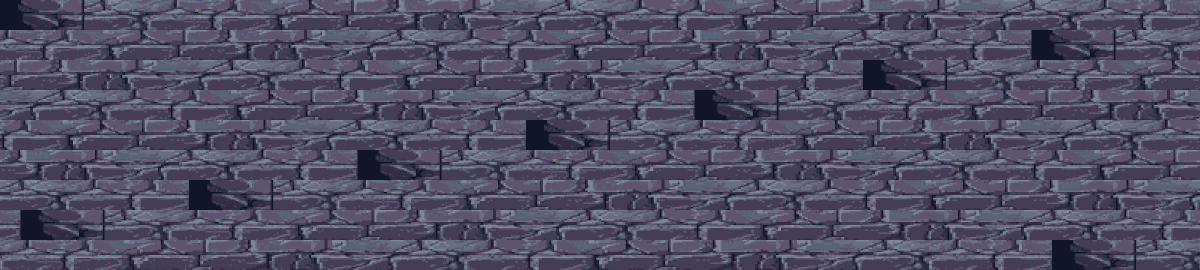
#> input picture art/scene/terrain_ai_ground.png, 2400 x 540 px (shown at 1/2 size)
$ python make_scene_art.py
#> lines starting #> are read from the running program, lines starting #| are printed output that depends on the picture
"""场景美术生成器：把灰盒替换成有氛围的夜景。

## 设计思路

灰盒的问题是「所有东西都在同一个平面上」——地形是一块灰，背景是一块深蓝，
角色贴在中间，没有纵深、没有光源、没有材质。

这里按**三层大气透视**来重建：

  远景（sky）      夜空渐变 + 月亮 + 三层远山剪影，越远越暗越偏蓝
  中景（terrain）  石台有顶面/立面两级明暗 + 石块纹理 + 苔藓覆盖
  近景（deco）     草丛、紫藤垂挂、灯笼

## 关键约束（来自 docs/02-像素美术规范.md）

  · 28 色硬上限，只能从主色板取色，不许自己加色
  · 禁用纯黑描边，用 #12142A（最暗的夜色）
  · 抖动只允许用在大面积渐变（天空/远景），前景一律纯色块
  · 光源统一从左上

输出：art/scene/*.png
"""

import math
import os
import random
import sys

# 瓦片砌块器（side_guides 18 配置语义的通用封装）
sys.path.insert(0, os.path.dirname(os.path.abspath(__file__)))
import tile_box as TB  # noqa: E402

from PIL import Image

ROOT = os.path.dirname(os.path.dirname(os.path.abspath(__file__)))
OUT = os.path.join(ROOT, "art", "scene")

# ── 主色板（严格取自 docs/02-像素美术规范.md）──
P = {
    # ── 墨与夜（4）──
    "ink":      "#12142A",   # 01 最暗：描边
    "night_far":  "#1B2244",  # 02 夜色远
    "night_mid":  "#2A3A63",  # 03 夜色中
    "night_near": "#3D5385",  # 04 夜色近

    # ── 月与光（2）──
    "moon_hi":  "#8FD3E8",   # 05 月光高光
    "moon":     "#D8F0F8",   # 06 月白

    # ── 石与土（4）──
    "stone_hi": "#7B8699",   # 07 石亮（顶面受光）
    "stone":    "#5A6478",   # 08 石中（立面）
    "stone_dk": "#394051",   # 09 石暗（阴影/砖缝）
    # 深处岩体：**比 stone_dk 更暗，但不是 ink**。
    # ink 是描边色，大面积填会看起来像“未完成的洞”。
    "rock_deep": "#2A2C42",  # 深处岩体
    "ear":      "#3D3348",   # 10 泥土

    # ── 苔与草（4）──
    "moss_hi":  "#6E9A6B",   # 11 苔亮
    "moss":     "#4A6B4F",   # 12 苔中
    "moss_dk":  "#2E4634",   # 13 苔暗
    "grass":    "#5A8A5E",   # 14 草（比苔更黄一点）

    # ── 紫藤（3）──
    "wist_hi":  "#A98FD6",   # 15
    "wist":     "#7A5FA8",   # 16
    "wist_dk":  "#4F3D74",   # 17

    # ── 灯笼/暖光（3）──
    "lant_hi":  "#FFE9A8",   # 18
    "lant":     "#FFC46B",   # 19
    "lant_dk":  "#E0913F",   # 20

    # ── 空气透视（2）：越远的山越接近这两个色 ──
    "haze_far":  "#5A4A72",  # 21 远山薄雾
    "haze_near": "#6E5580",  # 22 近山薄雾

    # ── 黄昏（4）：教程关的暖调，替换夜色/山色 ──
    # （**全部落在 28 色板内**：artqa palette 锁逐色检查，
    #  旧 dusk_* 四色 delta 15~46 全部越界，scene/sky 的 style 被扣到 0.11）
    "dusk_sky":  "#7A5FA8",  # 23 暮色紫（=13_wisteria）
    "dusk_glow": "#FFB8D0",  # 24 霞光（=27_petal，粉阶）
    "dusk_mtn":  "#4F3D74",  # 25 暮山（=14_wisteria_d）
    "dusk_mtn_dk": "#4F3D74",  # 26 暮山暗（同上，山影合并为一档）

    # ── 花瓣（2）：风的可视化 ──
    "petal":    "#FFB8D0",   # 27
    "petal_dk": "#D98BA8",   # 28
}


# 树下/草根处的阴影色
SHADOW = "#1A1526"

# 4×4 Bayer 有序抖动矩阵（模块级：天空、月亮光晕、灯笼光晕都要用）
BAYER = [[0, 8, 2, 10], [12, 4, 14, 6], [3, 11, 1, 9], [15, 7, 13, 5]]

ROOM_W, ROOM_H = 2400, 540

# 教程关与主关卡的分界点（世界坐标 x）
TUTORIAL_END = 1560

# 教程关用黄昏暖调，主关卡保持深夜冷调 —— 色调差暗示"出发"vs"抵达"
# 黄昏配色。
# **必须比夜色明显亮**：第一版用了偏暗的紫，截图出来和主关卡几乎没区别，
# 玩家感受不到"这是另一个地方"。整体提亮 + 加橙调。
DUSK = {
    "sky_far":  P["dusk_mtn_dk"],   # 暮色远
    "sky_mid":  P["dusk_sky"],      # 暮色中
    "sky_near": P["dusk_glow"],     # 暮色近（霞光）
    "mtn_far":  P["dusk_mtn_dk"],
    "mtn_mid":  P["dusk_mtn"],
    "mtn_near": P["dusk_sky"],
    "sun":      P["lant"],
    "sun_hi":   P["lant_hi"],
}
# **把黄昏色登记进主色板**。
#
# 必要原因：DUSK 里最早是裸十六进制，天空/远山直接用 hex_rgb() 画，
# 绕过了 P —— 结果场景用色统计到 31~33 色，超出 28 色硬上限。
# 登记之后它们就是合法调色板成员。
for _dk, _dv in list(DUSK.items()):
    if not any(_existing.lower() == _dv.lower() for _existing in P.values()):
        P["dusk_" + _dk] = _dv

GROUND_Y = 480          # 地面顶部（与 SOLIDS 一致）


# AI 地形贴图（延迟加载）。缺失时为 None，退回原色阶逻辑。
_AI_TERRAIN = None


def _load_ai_terrain():
    """加载 AI 地形贴图（2400x540 全幅），返回 Image 或 None。

    ## 这张图干什么用

    原来地形是**纯色阶平涂**，实测最大单色占 52.1%、前 3 色合计 86.8%。
    AI 评审直接判「大面积灰蓝纯色块，缺少土/石纹理」，53 分。

    这张图由 tools/fix_ai_terrain_ground.py 从 AI 生成的
    地形带处理而来：1/8 缩像素、28 色量化、岩体段纵向循环 +
    每段横向偏移。它有真实的石缝、裂缝、土石过渡。
    """
    global _AI_TERRAIN
    path = os.path.join(ROOT, "art", "scene", "terrain_ai_ground.png")
    if not os.path.exists(path):
        print("  提示：没有 AI 地形贴图，退回色阶逻辑")
        _AI_TERRAIN = None
        return None
    _AI_TERRAIN = Image.open(path).convert("RGBA")
    print(f"  AI 地形贴图 {_AI_TERRAIN.size}")
    return _AI_TERRAIN


def hx(key, a=255):
    h = P[key].lstrip("#")
    return (int(h[0:2], 16), int(h[2:4], 16), int(h[4:6], 16), a)


# [48 lines left out: functions hex_rgb, _ridge_color, not called in this run]
def make_sky():
    """夜空 + 远山。

    ## 这一版为什么重做

    用户反馈「背景跟风格有点不搭配，月亮跟草地对味了」。
    月亮和草的特点是**小而精致**（有描边、有 2~3 级明暗、轮廓清晰），
    而山是**巨大而平坦**（撑满画面的 67%，每层只有 1~2 个纯色）。

    具体三个问题：

    1. **山太大**：基准高度 300~424，相机可见区间才 y=270~540，
       等于整块画面都是山，没有"天空"的呼吸感。
    2. **天空抖动太吵**：可视角内的渐变用 4×4 Bayer，但相邻两色
       明度差太大，抖动出来是可见噪点，像静态雪花。
       月亮周围明明是干净的，两者放一起就割裂。
    3. **原来的"山体色块扰动"是空操作**：写的是 px[x,yy] = color，
       而那里本来就是 color，整段代码什么也没做。

    ## 这版的做法

    · **天空以纯色为主，只有靠近地平线的一条窄带做抖动渐变**
      → 大面积干净，噪点消失，和月亮的干净感一致
    · **山整体下压**（340/378/412），留出上方 1/3 干净天空
    · **山脊加锯齿**（原来的纯正弦太圆滑，像布不是山）
    · **最近一层山脊加远景树线**，把"草"的语言延伸到远处
    · 山体加**受光/背光分界**（每层两种色），不再是一整片纯色
    """
    img = Image.new("RGBA", (ROOM_W, ROOM_H), (0, 0, 0, 0))
#> img: PIL image 2400x540 RGBA; every value is 0
    px = img.load()

    # ══════════════ 1. 天空 ══════════════
    #
    # 结构：上方一大片纯色 → 靠近地平线一小段抖动渐变。
    # 渐变带宽只占可见高度的一部分，避免整片天空都是噪点。
    SKY_FLAT_END = 380      # 这个 y 之前是纯色
    HORIZON = GROUND_Y      # 480

    dusk_flat = hx("dusk_mtn_dk")
    dusk_glow = hx("dusk_sky")
    night_flat = hx("night_far")
    night_glow = hx("night_mid")

    # 黄昏/夜色的分界（和关卡分界一致，中间 120px 抖动混合）
    BLEND = 120

    for y in range(int(GROUND_Y)):
        for x in range(ROOM_W):
            # 先决定这一列用哪套配色（过渡带按抖动混合）
            if x < TUTORIAL_END - BLEND:
                flat, glow = dusk_flat, dusk_glow
            elif x >= TUTORIAL_END:
                flat, glow = night_flat, night_glow
            else:
                th_blend = (BAYER[y % 4][x % 4] + 0.5) / 16.0
                ratio = (x - (TUTORIAL_END - BLEND)) / BLEND
                if th_blend < ratio:
                    flat, glow = night_flat, night_glow
                else:
                    flat, glow = dusk_flat, dusk_glow

            if y < SKY_FLAT_END:
                px[x, y] = flat
            else:
                # 地平线渐变：从 flat 过渡到 glow
                t = (y - SKY_FLAT_END) / max(1.0, HORIZON - SKY_FLAT_END)
                # 用 2×2 抖动（比 4×4 粗一档）：
                # 在 480 宽的画面里，2×2 的颗粒更接近"色块"而不是"噪点"
                th = (BAYER[(y // 2) % 4][(x // 2) % 4] + 0.5) / 16.0
                px[x, y] = glow if t > th else flat

    # ══════════════ 2. 远山（三层 + 锯齿） ══════════════
    rng = random.Random(20261120)

    # (夜色, 黄昏色, 夜色高光, 黄昏高光, 基准高度, 起伏, 波长, 锯齿强度)
    #
    # 基准高度整体下压：340/378/412（原来 300~424）。
    # 这样 y=270 到第一层山之间留出约 70px 干净天空。
    # 山脊高光色**必须和山体同色系**：
    #   · 夜色区只能从 night_* 取
    #   · 黄昏区只能从 dusk_* 取
    # 第一版最远那层的高光写的是 haze_far（紫），结果夜幕上
    # 冒出一条紫边（实测 y=359~371 全是 (90,74,114)）。
    layers = [
        # 最远：几乎融进天空，不需要独立高光
        (hx("haze_far"),   hx("haze_far"),    hx("haze_far"),
         hx("haze_far"),   340, 26, 640, 0.0),
        # 中远
        (hx("night_far"),  hx("dusk_mtn_dk"), hx("night_mid"),
         hx("dusk_mtn"),   378, 30, 500, 0.6),
        # 近：最实、锯齿最强
        (hx("night_mid"),  hx("dusk_mtn"),    hx("night_near"),
         hx("dusk_sky"),   412, 34, 380, 1.0),
    ]

    for night_c, dusk_c, night_hi, dusk_hi, base, amp, wave, jag in layers:
        heights = []
        for x in range(ROOM_W):
            # 主起伏：多频正弦（保持山的大形）
            h = (math.sin(x / wave * math.tau) * amp
                 + math.sin(x / (wave * 0.43) * math.tau + 1.7) * amp * 0.45
                 + math.sin(x / (wave * 0.21) * math.tau + 3.1) * amp * 0.22)
            # 锯齿：让山脊不是光滑曲线。
            # 纯正弦看起来像"布褶"而不是山岩 —— 这是上一版最大的问题。
            if jag > 0.0:
                step = max(2, int(6 - jag * 3))
                if (x // step) % 2 == 0:
                    h += jag * 2.0
                h += rng.uniform(-jag * 1.2, jag * 1.2)
            heights.append(int(base + h))

        for x in range(ROOM_W):
            color = dusk_c if x < TUTORIAL_END else night_c
            top = heights[x]
            for y in range(max(0, top), int(GROUND_Y)):
                px[x, y] = color

            # 山体内部的**受光/背光分界**：
            # 左侧山坡受光（更亮），右侧背光（更深）。
            # 用相邻山脊的高度差判断坡向。
            if 0 < x < ROOM_W - 1:
                slope = heights[x + 1] - heights[x - 1]
                if slope < -1:      # 上升坡 = 受光面
                    hi = dusk_hi if x < TUTORIAL_END else night_hi
                    # 只给坡面上部 60% 上高光，下面保持原色
                    for k in range(3, min(40, int(GROUND_Y) - top)):
                        if 0 <= top + k < int(GROUND_Y):
                            px[x, top + k] = hi
                            break

            # 山脊线：顶端 1px 用更亮的色，勾出轮廓
            if 0 <= top < int(GROUND_Y):
                hi2 = dusk_hi if x < TUTORIAL_END else night_hi
                px[x, top] = hi2

    # ══════════════ 3. 最近一层山脊的远景树线 ══════════════
    #
    # 用户说"草地对味了"—— 把植被的语言延伸到远处山脊，
    # 让"远处的树"和"近处的草"形成呼应，比光秃秃的山脊亲切。
    near_base = 412
    for x in range(0, ROOM_W, 3):
        # 只在山坡较平缓的地方长树
        h = (math.sin(x / 380 * math.tau) * 34
             + math.sin(x / (380 * 0.43) * math.tau + 1.7) * 34 * 0.45
             + math.sin(x / (380 * 0.21) * math.tau + 3.1) * 34 * 0.22)
        ridge_y = int(near_base + h)
        # 用噪声决定这一棵多高，避免等间距
        if rng.random() > 0.55:
            continue
        tree_h = rng.randint(4, 9)
        tree_w = rng.randint(1, 2)
        # 树是深色剪影：比山脊更深一档，在云雾里静静站着
        tree_col = hx("night_far") if x >= TUTORIAL_END else hx("dusk_mtn_dk")
        for k in range(tree_h):
            yy = ridge_y - k
            if not (0 <= yy < int(GROUND_Y)):
                continue
            # 上窄下宽的树形
            w_here = tree_w if k < tree_h * 0.6 else max(1, tree_w - 1)
            for dx in range(-w_here + 1, w_here):
                xx = x + dx
                if 0 <= xx < ROOM_W:
                    px[xx, yy] = tree_col

    # ══════════════ 4. 月亮 ══════════════
    #
    # **保持不变** —— 用户明确说月亮对味了。
    moon_x, moon_y, moon_r = 470, 306, 22
    for y in range(moon_y - moon_r * 3, moon_y + moon_r * 3):
        if not (0 <= y < GROUND_Y):
            continue
        for x in range(moon_x - moon_r * 3, moon_x + moon_r * 3):
            if not (0 <= x < ROOM_W):
                continue
            d = math.hypot(x - moon_x, y - moon_y)
            if d <= moon_r:
                px[x, y] = hx("moon")
            elif d <= moon_r + 3:
                px[x, y] = hx("moon_hi")
            elif d <= moon_r + 7:
                th = (BAYER[y % 4][x % 4] + 0.5) / 16.0
                if th < 0.28 * (1.0 - (d - moon_r - 3) / 4.0):
                    px[x, y] = hx("moon_hi")

    # 月亮上的暗斑
    for dy, dx, r in [(-6, -8, 5), (5, 4, 6), (-2, 10, 4)]:
        for y in range(moon_y + dy - r, moon_y + dy + r):
            for x in range(moon_x + dx - r, moon_x + dx + r):
                if 0 <= x < ROOM_W and 0 <= y < GROUND_Y:
                    if math.hypot(x - moon_x - dx, y - moon_y - dy) <= r:
                        if math.hypot(x - moon_x, y - moon_y) <= moon_r - 1:
                            px[x, y] = hx("moon_hi")

    return img

# ─────────────────────── 中景：石台 ───────────────────────

# [77 lines left out: functions fill_rect, _draw_one_way, not called in this run]


def make_terrain():
    _load_ai_terrain()
    """地形层：石台 + 地面。

    ## 为什么要重做

    原来是"一块石色矩形 + 2px 顶面高光 + 几根砖缝"，截图出来就是
    **一条灰色带**，完全没有质地。用户明确指出"地板很敷衍"。

    ## 现在分四层画

      1. **基岩**：整块石色，但从上到下分 3 个明度台阶（受光→立面→阴影），
         不是一整块纯色。
      2. **岩层线**：每 18~26px 一条水平层理线（地质分层），
         左右错开半块，模拟沉积岩。
      3. **草皮**：地面顶部 5~7px 是一条草，边缘参差不齐（不是直线），
         下面挂 3~5px 的草根/垂须。
      4. **细节**：碎石颗粒、苔藓斑、顶面受光边、底部渐暗。

    所有颜色都从 28 色调色板取，抖动只用 BAYER。
    """
    img = Image.new("RGBA", (ROOM_W, ROOM_H), (0, 0, 0, 0))
    px = img.load()
    rng = random.Random(777)

    # ── 从关卡 JSON 读地形 ──
    #
    # 原来是手抄一份 SOLIDS 常量，必须和 room_greybox.gd 保持一致。
    # 抄错就贴图和碰撞体错位（踩空 / 撞到看不见的墙），而且极难发现。
    #
    # 现在直接读 levels/tutorial.json（由 tools/build_level.py 从
    # `.lvl` 字符画编译出来），**单一数据源**，不可能对不上。
    import json
    lvl_path = os.path.join(ROOT, "levels", "tutorial.json")
    if not os.path.exists(lvl_path):
        print("  关卡文件缺失，先跑 python tools/build_level.py",
              file=sys.stderr)
        return None
    with open(lvl_path, encoding="utf-8") as _f:
        _lvl = json.load(_f)
    solids = [tuple(r) for r in _lvl.get("solids", [])]
    one_ways = [tuple(r) for r in _lvl.get("one_way", [])]
    one_ways = [tuple(r) for r in _lvl.get("one_way", [])]
    print(f"  从 tutorial.json 读到 {len(solids)} 个地形矩形，"
          f"{len(one_ways)} 段单向平台")

    # ── pixel-studio 瓦片化地形层（新生成端）──
    #
    # tools/make_terrain_tiles.py 用 pixel-studio 的 side_guides 生成
    # 18 配置 x 2 变体的瓦片图集，按本关卡 solids 砌出整层。
    # 瓦片系统保证：空气透明（无"纯黑缺口"）、平台有 thin_* 瓦片、
    # 每格从两种 body 变体里确定性挑选（不再"每个 tile 一模一样"）。
    # 缺文件时退回旧的 AI 贴图/色阶逻辑。
    tiles_layer = os.path.join(ROOT, "art", "tiles", "terrain_from_tiles.png")
    if os.path.exists(tiles_layer):
        print("  使用 pixel-studio 瓦片化地形层 terrain_from_tiles.png")
        globals()["_SOLIDS"] = solids
        return Image.open(tiles_layer).convert("RGBA")

    for (x, y, w, h) in solids:
        _draw_solid(px, rng, x, y, w, h, solids)

    # 单向平台。**之前完全没画**：ONE_WAY 只在游戏里生成了碰撞体，
    # 贴图上是空的 —— 玩家会踩到一片看起来不存在的地面。
    for (x, y, w) in one_ways:
        _draw_one_way(px, int(x), int(y), int(w))

    globals()["_SOLIDS"] = solids
    return img


# [792 lines left out: functions _draw_solid, make_deco, not called in this run]


def main():
    os.makedirs(OUT, exist_ok=True)
    print("生成场景美术：")

    sky = make_sky()
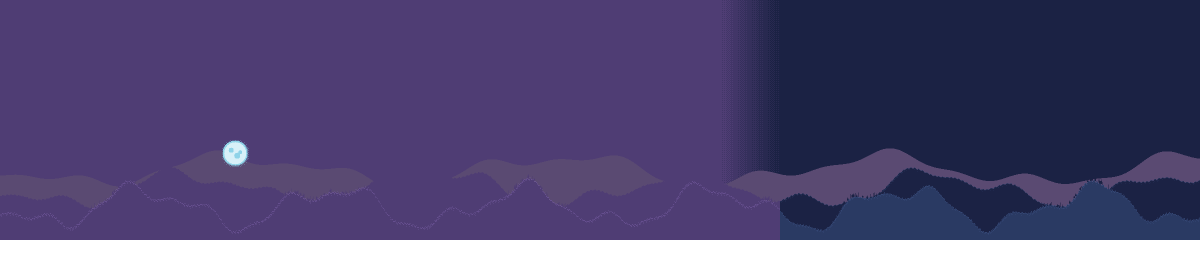
#> sky: PIL image 2400x540 RGBA (shown at 1/2 size); mean R, G, B, A 56.1, 48.3, 90.1, 226.7; transparent parts drawn white
    sky.save(os.path.join(OUT, "sky.png"))
    print(f"  sky.png      {sky.size}")
#|   sky.png      (2400, 540)

    terrain = make_terrain()
#> in _load_ai_terrain, _AI_TERRAIN is the input picture: PIL image 2400x540 RGBA; mean R, G, B, A 81.6, 79, 103.6, 255
#|   AI 地形贴图 (2400, 540)
#> (the run stopped early here; a loop or call above may not have finished)
